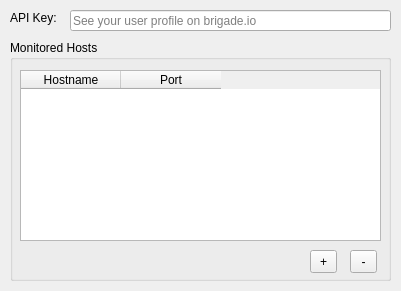
<?xml version="1.0" encoding="UTF-8"?>
<ui version="4.0">
 <class>MainWindow</class>
 <widget class="QMainWindow" name="MainWindow">
  <property name="geometry">
   <rect>
    <x>0</x>
    <y>0</y>
    <width>401</width>
    <height>291</height>
   </rect>
  </property>
  <property name="windowTitle">
   <string>Brigade Monitor Settings</string>
  </property>
  <widget class="QWidget" name="centralWidget">
   <widget class="QLabel" name="keyLabel">
    <property name="geometry">
     <rect>
      <x>10</x>
      <y>10</y>
      <width>62</width>
      <height>16</height>
     </rect>
    </property>
    <property name="text">
     <string>API Key:</string>
    </property>
   </widget>
   <widget class="QLineEdit" name="keyText">
    <property name="geometry">
     <rect>
      <x>70</x>
      <y>10</y>
      <width>321</width>
      <height>21</height>
     </rect>
    </property>
    <property name="placeholderText">
     <string>See your user profile on brigade.io</string>
    </property>
   </widget>
   <widget class="QGroupBox" name="hostsGroup">
    <property name="geometry">
     <rect>
      <x>10</x>
      <y>40</y>
      <width>381</width>
      <height>241</height>
     </rect>
    </property>
    <property name="title">
     <string>Monitored Hosts</string>
    </property>
    <widget class="QToolButton" name="addButton">
     <property name="geometry">
      <rect>
       <x>300</x>
       <y>210</y>
       <width>27</width>
       <height>23</height>
      </rect>
     </property>
     <property name="text">
      <string>+</string>
     </property>
    </widget>
    <widget class="QToolButton" name="removeButton">
     <property name="geometry">
      <rect>
       <x>340</x>
       <y>210</y>
       <width>27</width>
       <height>23</height>
      </rect>
     </property>
     <property name="text">
      <string>-</string>
     </property>
    </widget>
    <widget class="QTableWidget" name="tableWidget">
     <property name="geometry">
      <rect>
       <x>10</x>
       <y>30</y>
       <width>361</width>
       <height>171</height>
      </rect>
     </property>
     <property name="selectionMode">
      <enum>QAbstractItemView::SingleSelection</enum>
     </property>
     <property name="selectionBehavior">
      <enum>QAbstractItemView::SelectRows</enum>
     </property>
     <property name="showGrid">
      <bool>true</bool>
     </property>
     <property name="columnCount">
      <number>2</number>
     </property>
     <attribute name="verticalHeaderVisible">
      <bool>false</bool>
     </attribute>
     <column>
      <property name="text">
       <string>Hostname</string>
      </property>
     </column>
     <column>
      <property name="text">
       <string>Port</string>
      </property>
     </column>
    </widget>
   </widget>
   <zorder>hostsGroup</zorder>
   <zorder>keyLabel</zorder>
   <zorder>keyText</zorder>
  </widget>
 </widget>
 <layoutdefault spacing="6" margin="11"/>
 <resources/>
 <connections>
  <connection>
   <sender>addButton</sender>
   <signal>clicked()</signal>
   <receiver>MainWindow</receiver>
   <slot>addRow()</slot>
   <hints>
    <hint type="sourcelabel">
     <x>323</x>
     <y>261</y>
    </hint>
    <hint type="destinationlabel">
     <x>200</x>
     <y>145</y>
    </hint>
   </hints>
  </connection>
  <connection>
   <sender>removeButton</sender>
   <signal>clicked()</signal>
   <receiver>MainWindow</receiver>
   <slot>removeSelectedRow()</slot>
   <hints>
    <hint type="sourcelabel">
     <x>363</x>
     <y>261</y>
    </hint>
    <hint type="destinationlabel">
     <x>200</x>
     <y>145</y>
    </hint>
   </hints>
  </connection>
 </connections>
 <slots>
  <slot>addRow()</slot>
  <slot>removeSelectedRow()</slot>
  <slot>tableItemsChanged(QTableWidgetItem*)</slot>
 </slots>
</ui>
